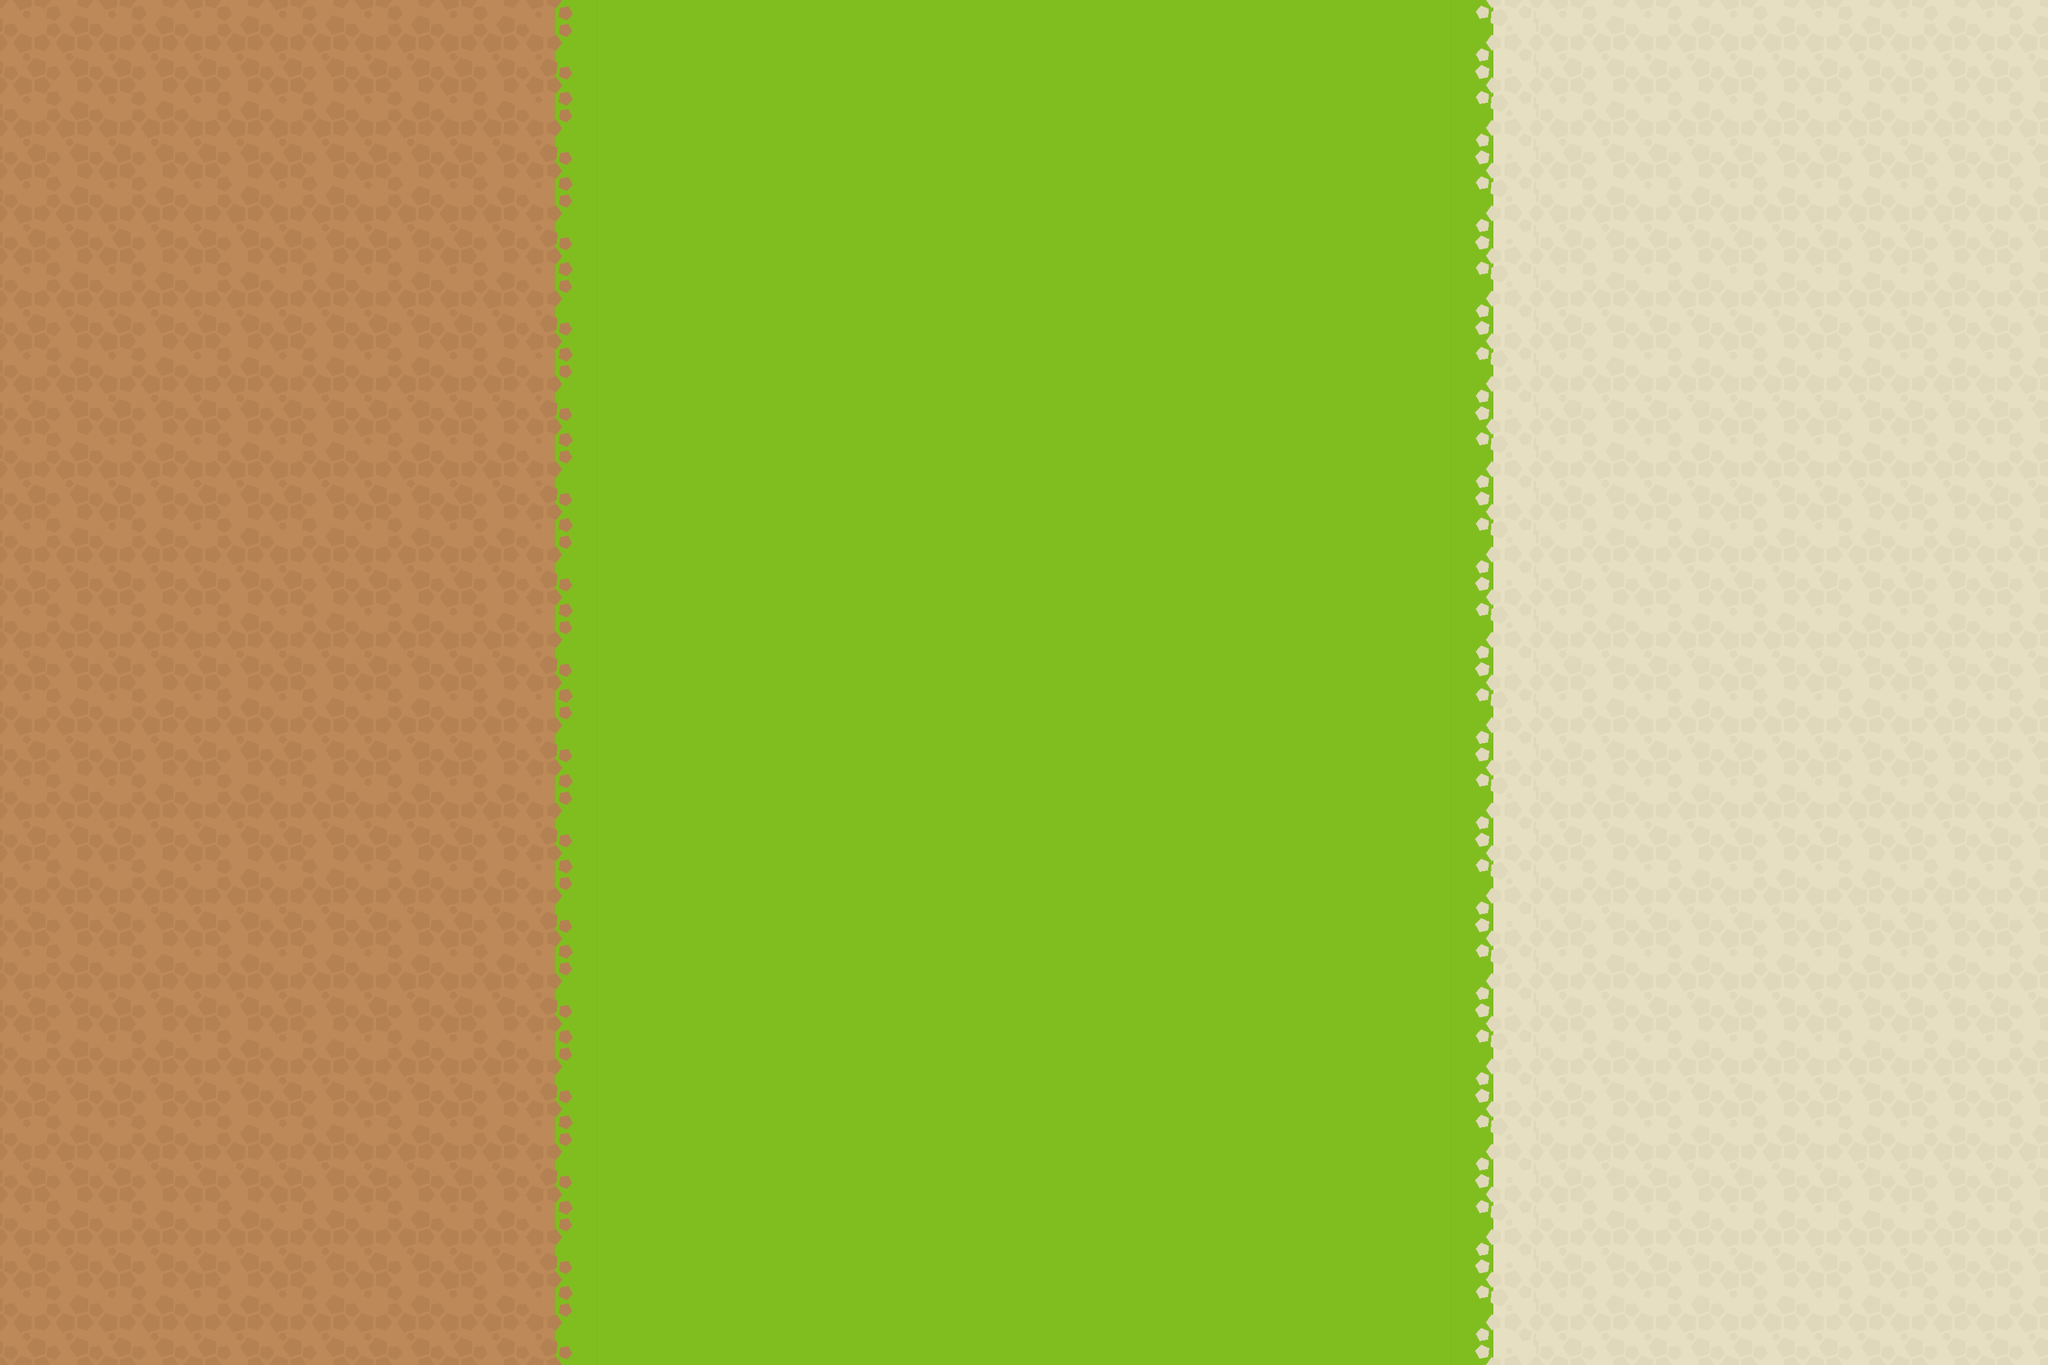

Rendered tile map (Tiled .tmx) drawn with the repository's tilesets; below, a short description and the full map source, tile grids included:
An orthogonal 24x16 tile map with 128x128 px tiles, 2 tile layers (Tile Layer 1, Trees), 3 tilesets.

<map version="1.0" orientation="orthogonal" renderorder="right-down" width="24" height="16" tilewidth="128" tileheight="128" nextobjectid="1">
 <tileset firstgid="1" name="environment_tilesheet" tilewidth="128" tileheight="128" tilecount="9" columns="3">
  <image source="Tanks/Kenney_topdownTanks/environment_tilesheet.png" width="384" height="384" />
 </tileset>
 <tileset firstgid="10" name="environment_tilesheet" tilewidth="128" tileheight="128" tilecount="9" columns="3">
  <image source="Tanks/Kenney_topdownTanks/environment_tilesheet.png" width="384" height="384" />
 </tileset>
 <tileset firstgid="19" name="sheet_tanks" tilewidth="128" tileheight="128" tilecount="32" columns="8">
  <image source="Tanks/Kenney_topdownTanks/Spritesheet/sheet_tanks.png" width="1024" height="512" />
 </tileset>
 <layer name="Tile Layer 1" width="24" height="16">
  <data encoding="csv">
1,1,1,1,1,1,7,2,2,2,2,2,2,2,2,2,2,18,12,12,12,12,12,12,
1,1,1,1,1,1,7,2,2,2,2,2,2,2,2,2,2,18,12,12,12,12,12,12,
1,1,1,1,1,1,7,2,2,2,2,2,2,2,2,2,2,18,12,12,12,12,12,12,
1,1,1,1,1,1,7,2,2,2,2,2,2,2,2,2,2,18,12,12,12,12,12,12,
1,1,1,1,1,1,7,2,2,2,2,2,2,2,2,2,2,18,12,12,12,12,12,12,
1,1,1,1,1,1,7,2,2,2,2,2,2,2,2,2,2,18,12,12,12,12,12,12,
1,1,1,1,1,1,7,2,2,2,2,2,2,2,2,2,2,18,12,12,12,12,12,12,
1,1,1,1,1,1,7,2,2,2,2,2,2,2,2,2,2,18,12,12,12,12,12,12,
1,1,1,1,1,1,7,2,2,2,2,2,2,2,2,2,2,18,12,12,12,12,12,12,
1,1,1,1,1,1,7,2,2,2,2,2,2,2,2,2,2,18,12,12,12,12,12,12,
1,1,1,1,1,1,7,2,2,2,2,2,2,2,2,2,2,18,12,12,12,12,12,12,
1,1,1,1,1,1,7,2,2,2,2,2,2,2,2,2,2,18,12,12,12,12,12,12,
1,1,1,1,1,1,7,2,2,2,2,2,2,2,2,2,2,18,12,12,12,12,12,12,
1,1,1,1,1,1,7,2,2,2,2,2,2,2,2,2,2,18,12,12,12,12,12,12,
1,1,1,1,1,1,7,2,2,2,2,2,2,2,2,2,2,18,12,12,12,12,12,12,
1,1,1,1,1,1,7,2,2,2,2,2,2,2,2,2,2,18,12,12,12,12,12,12
</data>
 </layer>
 <layer name="Trees" width="24" height="16">
  <data encoding="csv">
0,0,0,0,0,0,0,0,0,0,0,0,0,0,0,0,0,0,0,0,0,0,0,0,
0,0,0,0,0,0,0,0,0,0,0,0,0,0,0,0,0,0,0,0,0,0,0,0,
0,0,0,0,0,0,0,0,0,0,0,0,0,0,0,0,0,0,0,0,0,0,0,0,
0,0,0,0,0,0,0,0,0,0,0,0,0,0,0,0,0,0,0,0,0,0,0,0,
0,0,0,0,0,0,0,0,0,0,0,0,0,0,0,0,0,0,0,0,0,0,0,0,
0,0,0,0,0,0,0,0,0,0,0,0,0,0,0,0,0,0,0,0,0,0,0,0,
0,0,0,0,0,0,0,0,0,0,0,0,0,0,0,0,0,0,0,0,0,0,0,0,
0,0,0,0,0,0,0,0,0,0,0,0,0,0,0,0,0,0,0,0,0,0,0,0,
0,0,0,0,0,0,0,0,0,0,0,0,0,0,0,0,0,0,0,0,0,0,0,0,
0,0,0,0,0,0,0,0,0,0,0,0,0,0,0,0,0,0,0,0,0,0,0,0,
0,0,0,0,0,0,0,0,0,0,0,0,0,0,0,0,0,0,0,0,0,0,0,0,
0,0,0,0,0,0,0,0,0,0,0,0,0,0,0,0,0,0,0,0,0,0,0,0,
0,0,0,0,0,0,0,0,0,0,0,0,0,0,0,0,0,0,0,0,0,0,0,0,
0,0,0,0,0,0,0,0,0,0,0,0,0,0,0,0,0,0,0,0,0,0,0,0,
0,0,0,0,0,0,0,0,0,0,0,0,0,0,0,0,0,0,0,0,0,0,0,0,
0,0,0,0,0,0,0,0,0,0,0,0,0,0,0,0,0,0,0,0,0,0,0,0
</data>
 </layer>
</map>
